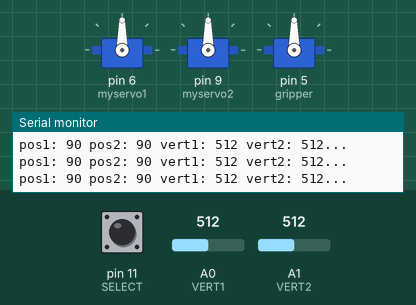
Simulated run of this sketch. Board: Arduino Uno, built with avr-gcc and run on an emulated ATmega328P. Shown: 3 × servo, the last lines printed to the serial monitor. The inputs (shaded band) are chosen by the test bench; at power-on: A0 (VERT1) = 512, A1 (VERT2) = 512, pin 11 (SELECT) HIGH.

Above: at 1.2 s.
1.3 s: A0 (VERT1) set to 891
2.8 s: A0 (VERT1) set to 915
At 2.98 s:
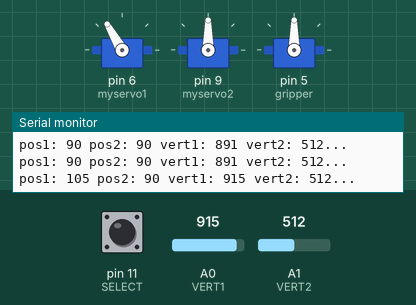
At 3.6 s:
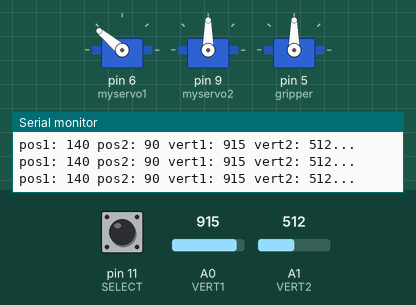
4.6 s: A1 (VERT2) set to 209
7.6 s: A1 (VERT2) set to 190
At 9.1 s:
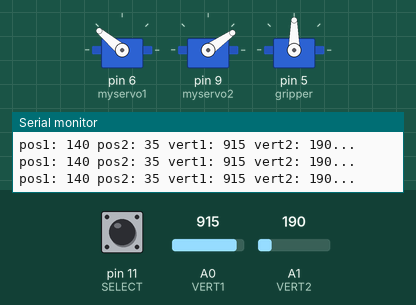
9.4 s: A0 (VERT1) set to 210
10.9 s: A0 (VERT1) set to 190
At 12.4 s:
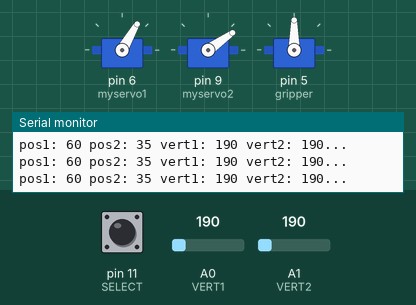
Timing chart, 0 to 13.9 s (numbered marks = the images above; inputs shaded):
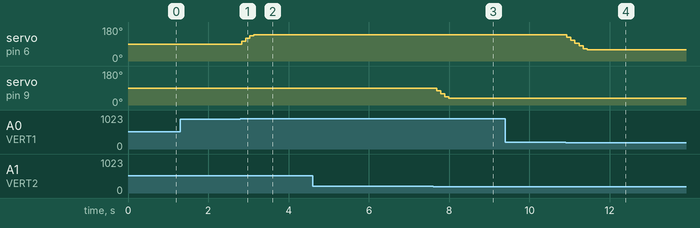

The sketch:

arm_control.ino
```cpp
#include <Servo.h>

Servo myservo1;
Servo myservo2;
Servo gripper;

int pos1 = 90;
int pos2 = 90;
int loopVar = 0;

const int VERT1 = A0; // analog
const int VERT2 = A1;
const int SELECT = 11;

void setup()
{
  pinMode(VERT1, INPUT);
  pinMode(VERT2, INPUT);
  pinMode(SELECT, INPUT);
  Serial.begin(9600);
  myservo1.attach(6);
  myservo2.attach(9);
  gripper.attach(5);
}

void loop()
{
  loopVar++;
  int vert1, vert2,grip;
  bool select = false;

  vert1 = analogRead(VERT1);
  vert2 = analogRead(VERT2);
  select = digitalRead(SELECT);
  if(!select){
//    if(grip != 0){
     grip+=15;
//    }
//    else{
//      grip -= 15;
//    }
  }
  // POS 2 RIGHT SERVO
  if ( vert1 > 900 ) {
    pos1 = pos1 + 15;
  } else if ( vert1 < 200 ) {
    pos1 = pos1 - 15;
  }
  if ( pos1 >= 140 ) {
    pos1 = 140;
  }
  if ( pos1 <= 60 ) {
    pos1 = 60;
  }
  if ( vert2 > 900 ) {
    pos2 = pos2 + 15;
  } else if ( vert2 < 200 ) {
    pos2 = pos2 - 15;
  }
  if ( pos2 >= 90 ) {
    pos2 = 90;
  }
  // toward ard
  if ( pos2 <= 35 ) {
    pos2 = 35;
  }
  myservo1.write(pos1);
  myservo2.write(pos2);
//  gripper.write(grip);
  delay(100);

  // print out the values
  Serial.print("pos1: ");
  Serial.print(pos1, DEC);
  Serial.print(" pos2: ");
  Serial.print(pos2, DEC);
  Serial.print(" vert1: ");
  Serial.print(vert1, DEC);
  Serial.print(" vert2: ");
  Serial.print(vert2, DEC);
  Serial.println("...");
}
```

Measured:
- the behaviour switches between 900 and 901 on A0 (VERT1) (found by bisection; images 0 and 1)
- the behaviour switches between 200 and 199 on A1 (VERT2) (found by bisection; images 2 and 3)
- the behaviour switches between 200 and 199 on A0 (VERT1) (found by bisection; images 3 and 4)
- after the input at 2.8 s, servo on pin 6 (myservo1): 90° → 105° at once, → 120° 0.10 s later, → 135° 0.10 s later, → 140° 0.10 s later
- after the input at 7.6 s, servo on pin 9 (myservo2): 90° → 75° after 0.09 s, → 60° 0.10 s later, → 45° 0.10 s later, → 35° 0.10 s later
- after the input at 10.9 s, servo on pin 6 (myservo1): moves from 140° to 60° over 0.51 s, starting at once
